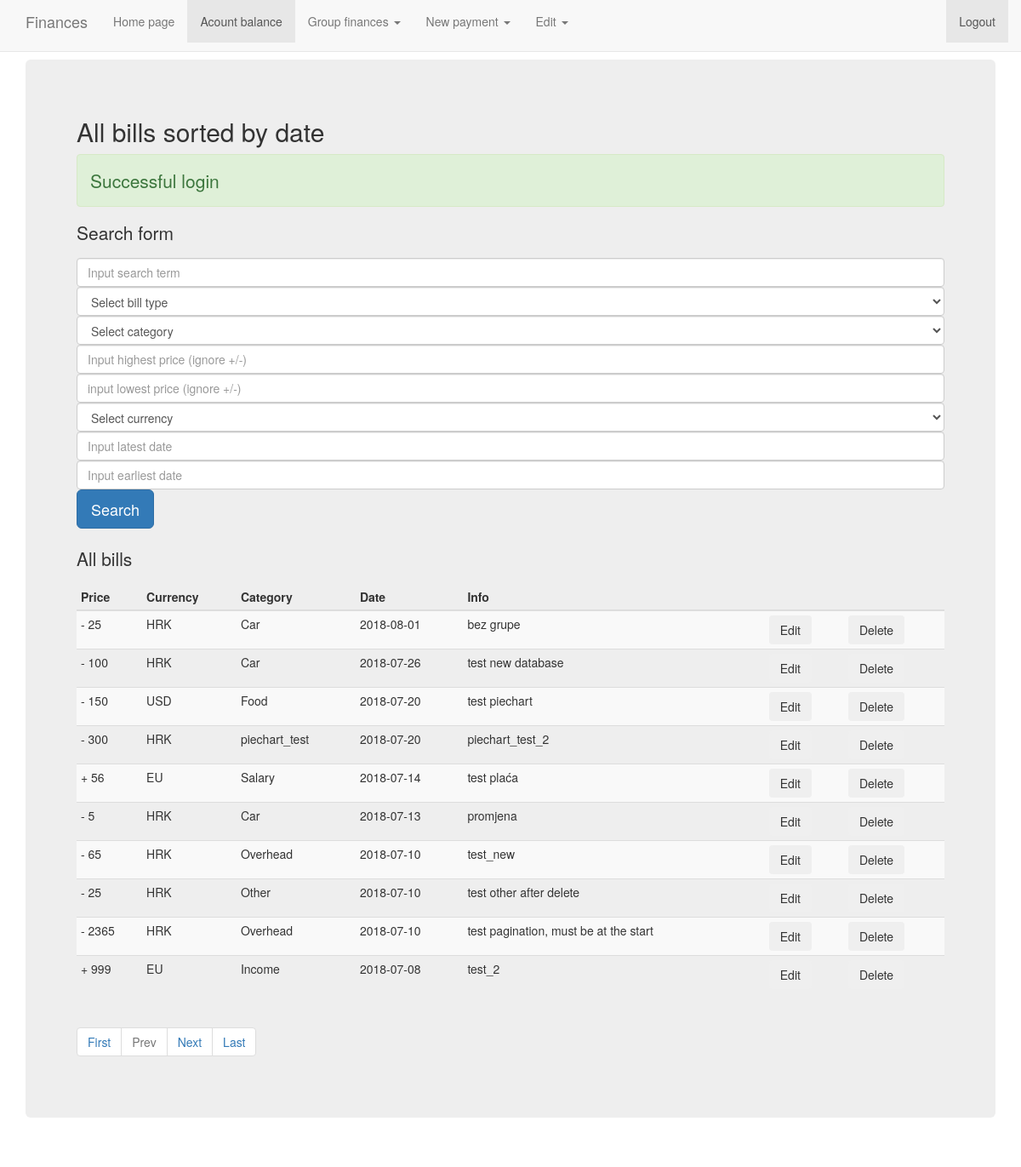
Page /show_bill.php (signed in) on the committed database.
### tables this page shows
CREATE TABLE `racun` (
  `iznos` double NOT NULL,
  `valuta` varchar(50) NOT NULL,
  `id` int(50) NOT NULL,
  `datum` date NOT NULL,
  `kategorija` varchar(255) NOT NULL,
  `opis` varchar(600) DEFAULT NULL,
  `vrsta` varchar(255) NOT NULL,
  `id_user` int(50) NOT NULL,
  `grupa_id` int(50) DEFAULT NULL
);

### show_bill.php (the view, shortened to what this page needs)
<!DOCTYPE html>
<html>
<head>
	<link rel="stylesheet" href="https://maxcdn.bootstrapcdn.com/bootstrap/3.3.7/css/bootstrap.min.css">
	<link href="navbar-fixed-top.css" rel="stylesheet">
</head>
<body onload="load_function()">
    <nav class="navbar navbar-default navbar-fixed-top">
		<div class="container">
		<div class="navbar-header">
			<p class="navbar-brand">Finances</p>
		</div>
		<div id="navbar" class="navbar-collapse collapse">
			<ul class="nav navbar-nav">
				<li><a href="index.php">Home page</a></li>
				<li class="active"><a href="show_bill.php">Acount balance</a></li>
				<li class="dropdown">
					<a href="" class="dropdown-toggle" data-toggle="dropdown" role="button" aria-haspopup="true" aria-expanded="false">Group finances <span class="caret"></span></a>
				</li>
				<li class="dropdown">
					<a href="" class="dropdown-toggle" data-toggle="dropdown" role="button" aria-haspopup="true" aria-expanded="false">New payment <span class="caret"></span></a>
				</li>
				<li class="dropdown">
					<a href="" class="dropdown-toggle" data-toggle="dropdown" role="button" aria-haspopup="true" aria-expanded="false">Edit <span class="caret"></span></a>
				</li>
			</ul>
			<ul class="nav navbar-nav navbar-right">
				<?php if(isset($_SESSION['username'])): ?>
					<li class="active"><a href="logout.php">Logout</a></li>
				<?php else:?>
					<li class="active"><a href="login.php">Login</a></li>
					<li><a href="register.php">Register</a></li>
				<?php endif ?>
			</ul>
		</div>
		</div>
    </nav>
	<div class="container">
		<div class="jumbotron">
			<?php if(isset($_SESSION['username'])): ?>
			<h2>All bills sorted by date</h2>
			<?php if(isset($_SESSION['success'])):
				echo "<p class='alert alert-success'>".$_SESSION['success']."</p>";
			endif ?>
			<p>Search form</p>
			<form name='search_form' action='show_bill.php' method='GET'>
				<input type='text' name='term' class="form-control" placeholder="Input search term" value="<?php if(!empty($_GET['term'])) {echo $_GET['term'];} ?>">
				<select name="bill_type" id="bill_type" class="form-control">
					<option value="">Select bill type</option>
				</select>
				<select name="category" id="category" class="form-control">
					<option value="">Select category</option>
				</select>
				<input type='text' name='max_val' class="form-control" placeholder="Input highest price (ignore +/-)" value="<?php if(!empty($_GET['max_val'])) {echo $_GET['max_val'];} ?>">
				<input type='text' name='min_val' class="form-control" placeholder="input lowest price (ignore +/-)" value="<?php if(!empty($_GET['min_val'])) {echo $_GET['min_val'];} ?>">
				<select name="currency" class="form-control">
					<option value="">Select currency</option>
				</select>
				<input class="form-control" type="text" onfocus="(this.type='date')" onblur="(this.type='text')" name="max_date" placeholder="Input latest date" value="<?php if(!empty($_GET['max_date'])) {echo $_GET['max_date'];} ?>">
				<input class="form-control" type="text" onfocus="(this.type='date')" onblur="(this.type='text')" name="min_date" placeholder="Input earliest date" value="<?php if(!empty($_GET['min_date'])) {echo $_GET['min_date'];} ?>">
				<input type='submit' class="btn btn-lg btn-primary" value='Search'>
			</form>
			<br>
			<p>All bills</p>
			<?php include('search.php');  ?>
			<?php else:?>
				<p>Please login or register</p>
			<?php endif ?>
		</div>
	</div>
</body>
</html>

### search.php (shortened to what this page needs)
<?php
	$connection = mysqli_connect('localhost', 'root', 'vertrigo', 'financije');
	$user_id = $_SESSION["user_id"];
	$search_term = isset($_GET['term']) ? $_GET['term'] : '';
	$group_id = isset($_GET['group_id']) ? $_GET['group_id'] : '';
	$link = "";
	$query_count = "SELECT COUNT(*) FROM `racun`";
	$query_search = "SELECT * FROM `racun`";
	if(!empty($_GET['group_id'])){
		$link = $link."&group_id=".$group_id;
		$query_count = $query_count." WHERE grupa_id='".$group_id."'";
		$query_search = $query_search." WHERE grupa_id='".$group_id."'";
	}else{
		$query_count = $query_count." WHERE id_user='$user_id' AND grupa_id IS NULL";
		$query_search = $query_search." WHERE id_user='$user_id' AND grupa_id IS NULL";
	}
	$query_count = $query_count." AND (`opis` LIKE '%".$search_term."%' OR `kategorija` LIKE '%".$search_term."%')";
	$query_search = $query_search." AND (`opis` LIKE '%".$search_term."%' OR `kategorija` LIKE '%".$search_term."%')";
	$page_no = isset($_GET['page_no']) ? $_GET['page_no'] : 1;
	$no_of_records_per_page = 10;
	$offset = ($page_no-1)*$no_of_records_per_page;
	$query_search = $query_search." ORDER BY `datum` DESC LIMIT $offset, $no_of_records_per_page";
	$result_page = mysqli_query($connection,$query_count);
	$total_rows = mysqli_fetch_array($result_page)[0];
	$total_pages = ceil($total_rows / $no_of_records_per_page);
	$rez = mysqli_query($connection, $query_search);
	echo "<table class='table table-striped table-condensed'><thead><tr>";
		echo "<th>Price</th>";
		echo "<th>Currency</th>";
		echo "<th>Category</th>";
		echo "<th>Date</th>";
		echo "<th>Info</th>";
		echo "<th></th>";
		echo "<th></th>";
	echo "</tr></thead>";
	echo "<tbody>";
	if($rez->num_rows > 0){
		while($row = $rez->fetch_assoc()){
			echo "<tr><td>";
			if($row['vrsta'] == 'Income'){
				echo "+ ";
			}else{
				echo "- ";
			}
			echo $row["iznos"]."</td>";
			echo "<td>".$row["valuta"]."</td>";
			echo "<td>".$row["kategorija"]."</td>";
			echo "<td>".$row["datum"]."</td>";
			echo "<td>".$row["opis"]."</td>";
			if($row['id_user'] == $user_id){
				echo "<td>";
				echo "<form method='post' action='edit_bill.php'>";
				echo "<input type='submit' name='edit_b' class='btn' value='Edit'>";
				echo "</form>";
				echo "</td>";
				echo "<td>";
				echo "<form method='post' action='delete_bill.php'>";
				echo "<input type='submit' name='delete_b' class='btn' value='Delete'>";
				echo "</form>";
				echo "</td>";
			}
			echo "</tr>";
		}
	}
	echo "</tbody>";
	echo "</table>";
?>
<ul class="pagination">
	<li><a href="?pageno=1<?php echo $link; ?>">First</a></li>
	<li class="<?php if($page_no <= 1){ echo 'disabled'; } ?>">
		<a href="<?php if($page_no <= 1){ echo '#'; } else { echo "?page_no=".($page_no - 1).$link; } ?>">Prev</a>
	</li>
	<li class="<?php if($page_no >= $total_pages){ echo 'disabled'; } ?>">
		<a href="<?php if($page_no >= $total_pages){ echo '#'; } else { echo "?page_no=".($page_no + 1).$link; } ?>">Next</a>
	</li>
	<li><a href="?page_no=<?php echo $total_pages.$link; ?>">Last</a></li>
</ul>

### navbar-fixed-top.css (style rules this page uses)
body { min-height: 2000px; padding-top: 70px; }

### rows in the picture
racun: iznos "25", valuta "HRK", kategorija "Car", datum "2018-08-01", opis "bez grupe"
racun: iznos "100", valuta "HRK", kategorija "Car", datum "2018-07-26", opis "test new database"
racun: iznos "150", valuta "USD", kategorija "Food", datum "2018-07-20", opis "test piechart"
racun: iznos "300", valuta "HRK", kategorija "piechart_test", datum "2018-07-20", opis "piechart_test_2"
racun: iznos "56", valuta "EU", kategorija "Salary", datum "2018-07-14", opis "test plaća"
racun: iznos "5", valuta "HRK", kategorija "Car", datum "2018-07-13", opis "promjena"
racun: iznos "65", valuta "HRK", kategorija "Overhead", datum "2018-07-10", opis "test_new"
racun: iznos "25", valuta "HRK", kategorija "Other", datum "2018-07-10", opis "test other after delete"
racun: iznos "2365", valuta "HRK", kategorija "Overhead", datum "2018-07-10", opis "test pagination, must be at the start"
racun: iznos "999", valuta "EU", kategorija "Income", datum "2018-07-08", opis "test_2"

### other values in the picture
$_SESSION['success'] "Successful login"
